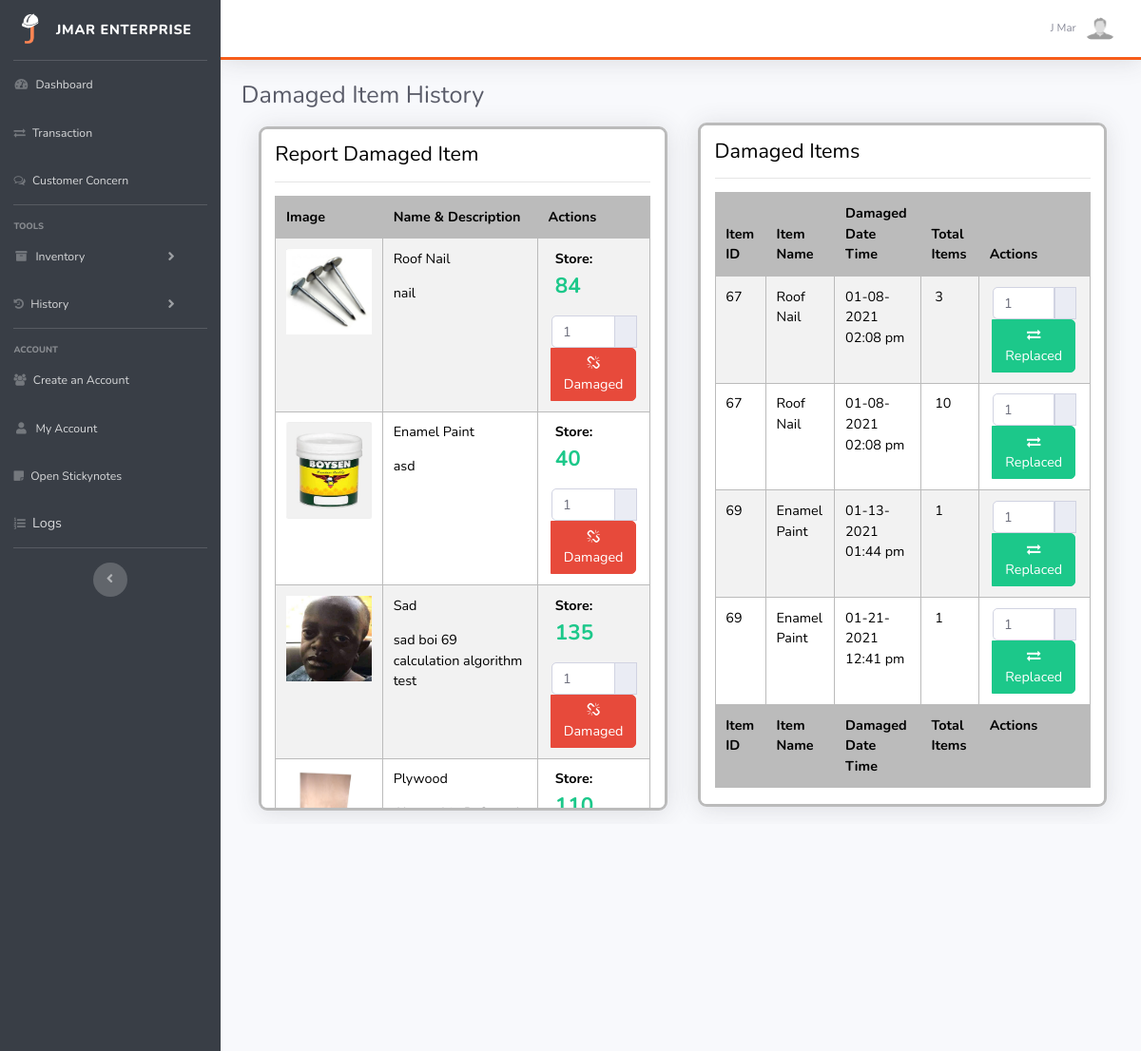
The app's page /?p=damaged-items (signed in, upper part), older data.
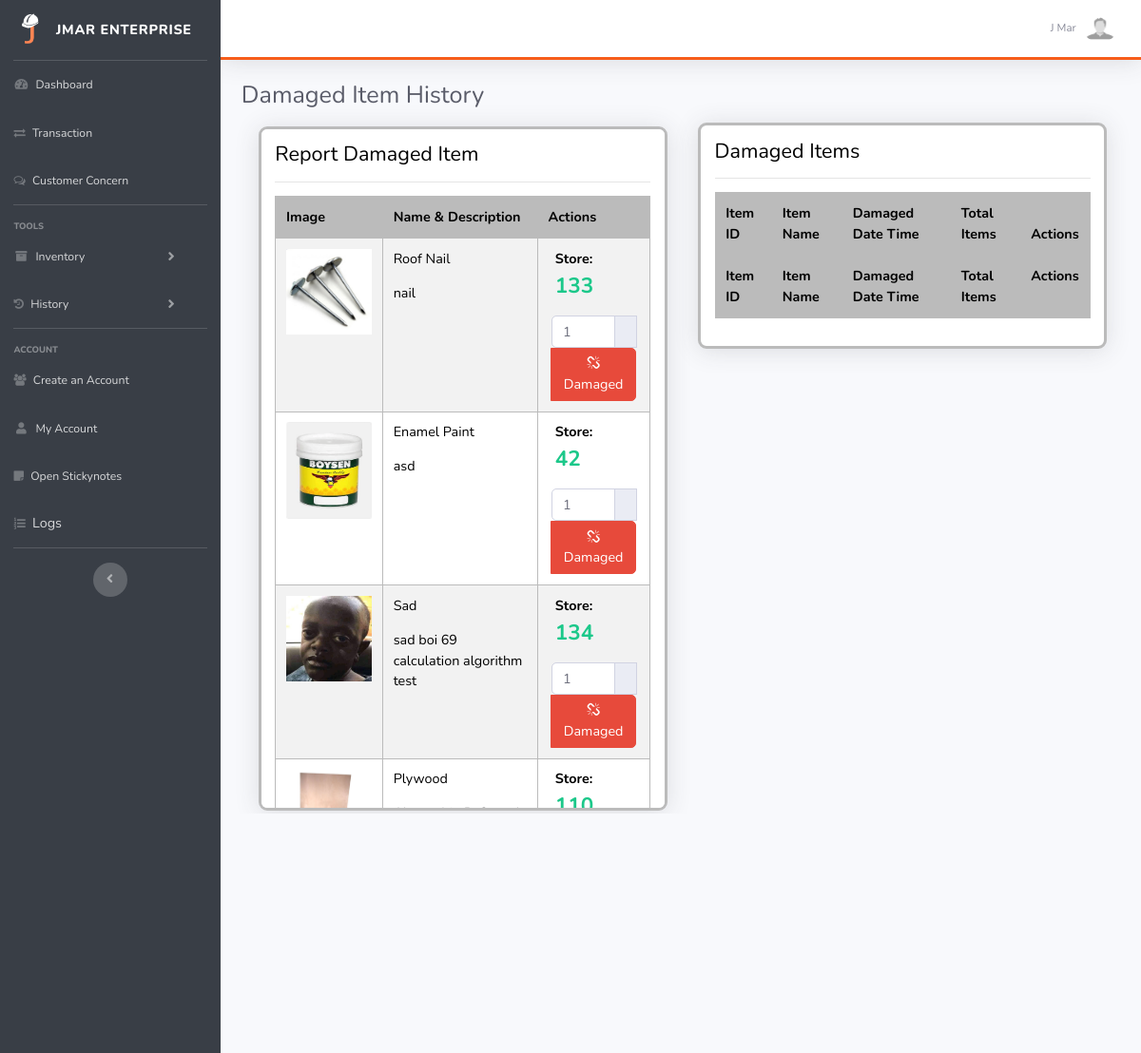
The same page, newer data.
### tables this page shows
CREATE TABLE `items` (
  `item_id` int(11) NOT NULL,
  `item_img` text NOT NULL DEFAULT 'item.jpg',
  `item_name` varchar(32) NOT NULL,
  `item_brand` varchar(32) NOT NULL,
  `item_desc` text NOT NULL,
  `item_unit` varchar(32) NOT NULL,
  `item_unit_divisor` varchar(32) NOT NULL,
  `item_tax` varchar(32) NOT NULL,
  `item_price` varchar(32) NOT NULL,
  `item_tax_wholesale` varchar(32) NOT NULL,
  `item_price_wholesale` varchar(32) NOT NULL,
  `item_stock` varchar(32) NOT NULL,
  `item_added` varchar(32) NOT NULL,
  `category_id` varchar(32) NOT NULL,
  `supplier_id` varchar(32) NOT NULL
);

CREATE TABLE `damaged_items` (
  `damage_id` int(11) NOT NULL,
  `item_id` varchar(32) NOT NULL,
  `item_count` varchar(32) NOT NULL,
  `damage_datetime` varchar(32) NOT NULL
);

### controller/get-items-damaged.php (the view, shortened to what this page needs)
<?php
    include "connect.php";
    $sql = "SELECT * FROM items
    INNER JOIN
    category ON category.category_id = items.category_id
    ";
    $result = mysqli_query($conn, $sql);
    while($data = $result->fetch_assoc()){
        $total_stock = intval($data["item_stock_warehouse"] / $data["item_unit_divisor"]);
        if($total_stock<= 2 && $total_stock != 0) $color = "warning";
        else if($data["item_stock"] == 0 && $total_stock == 0) $color = "danger";
        else $color = "success";
?>
<tr>
        <td><img width="100" src="img/item/<?php echo $data["item_img"]; ?>"></td>
        <td>
            <p><?php echo $data["item_name"]; ?></p>
            <p><?php echo $data["item_desc"]; ?></p>
        </td>
        <td>
            <div class="row">
                <div class="row">
                    <b>Store: <p class="text-<?php echo $color; ?>"><?php echo $data["item_stock"] . " " . $data["item_unit_package"];?></p></b>
                </div>
            </div>
            <div class="row">
                <div class="input-group">
                    <input type="number" id="item_report_<?php echo $data["item_id"] ?>" class="form-control damage-count" value="1" min="1" max="<?php echo $data["item_stock"] ?>">
                    <div class="input-group-append input-group-prepend">
                        <span class="input-group-text"><?php echo $data["item_unit_package"] ?></span>
                    </div>
                    <div class="input-group-append">
                        <button class="add btn btn-danger" value="<?php echo $data["item_id"] ?>"><i class="fa fa-chain-broken" aria-hidden="true"></i>Damaged</button>
                    </div>
                </div>
            </div>
        </td>
</tr>
<?php
    }
?>

### index.php (shortened to what this page needs)
<?php
    include "controller/core.php";
?>
<!DOCTYPE html>
<html lang="en">
<head>
    <link href="vendor/fontawesome-free/css/all.min.css" rel="stylesheet" type="text/css">
    <link href="css/sb-admin-2.min.css" rel="stylesheet">
    <link href="css/global.css" rel="stylesheet">
</head>
<body id="page-top" class="main-content">
        <?php page(); ?>
</body>
</html>

### controller/core.php (shortened to what this page needs)
<?php
    function page(){
        if(isset($_SESSION["page"])){
            include "includes/" . $_SESSION["page"] . ".php";
        }else{
            if(isset($_SESSION["user"])){
                include "includes/home.php";
            }else{
                include "includes/login.php";
            }
        }
    }
    function home_core($reason = NULL, $reason2 = NULL){
        if($reason != NULL){
            if($reason == "get"){
                return $GLOBALS['roles'][$_SESSION["user"]["role"]]["default"];
            }else if($reason == "get_roles"){
                return $GLOBALS['roles'][$reason2];
            }else{
                return "hhmmmm... not today..";
            }
        }else{
            if(isset($_SESSION["user"])){
                if(isset($_GET["p"])){
                    if(in_array($_GET["p"], $GLOBALS['roles'][$_SESSION["user"]["role"]])){
                        if(file_exists("includes/" . $_GET["p"] . ".php")){
                            include "includes/" . $_GET["p"] . ".php";
                        }
                        else{
                            include "includes/error404.php";
                        }
                    }else{
                        include "includes/error404.php";
                    }
                }
                else{
                    include "includes/" . $GLOBALS['roles'][$_SESSION["user"]["role"]]["default"] . ".php";
                }
            }
        }
    }
    function sidebar_core(){
        if(file_exists("includes/" . $_SESSION["user"]["role"] . "/sidebar.php")){
            include "includes/" . $_SESSION["user"]["role"] . "/sidebar.php";
        }
    }
?>

### includes/home.php (shortened to what this page needs)
<div id="wrapper">
    <?php include "sidebar.php" ?>
    <link rel="stylesheet" href="https://stackpath.bootstrapcdn.com/font-awesome/4.7.0/css/font-awesome.min.css">
<div id="content-wrapper" class="d-flex flex-column ">
    <div id="content">
        <?php include "topbar.php"; ?>
        <div class="container-fluid" style = "overflow-y: auto;">
            <?php
                home_core();
            ?>
        </div>
    </div>
</div>
</div>
<link rel="stylesheet" href="css/home.css">

### includes/sidebar.php
<ul class="navbar-nav bg-gradient-primary sidebar sidebar-dark accordion" id="accordionSidebar">
    <a class="sidebar-brand d-flex align-items-center justify-content-center" href="<?php echo "?p=" . $GLOBALS['roles'][$_SESSION["user"]["role"]]["default"]  ?>">
        <div class="sidebar-brand-icon">
            <img src="img/icon-logo.png" alt="" height="50">
        </div>
        <div class="sidebar-brand-text mx-3">JMAR Enterprise</div>
    </a>
    <?php sidebar_core() ?>
    <hr class="sidebar-divider d-none d-md-block">
    <div class="text-center d-none d-md-inline">
        <button class="rounded-circle border-0" id="sidebarToggle"></button>
    </div>
</ul>

### includes/admin/sidebar.php (shortened to what this page needs)
<hr class="sidebar-divider my-0">
<li class="nav-item">
    <a class="nav-link" href="?p=dashboard">
        <i class="fas fa-fw fa-tachometer-alt"></i>
        <span>Dashboard</span></a>
</li>
<li class="nav-item">
    <a class="nav-link" href="?p=transaction-new">
        <i class="fa fa-exchange" aria-hidden="true"></i>
        <span>Transaction</span></a>
</li>
<li class="nav-item">
    <a class="nav-link" href="?p=return">
    <i class="fa fa-comments-o" aria-hidden="true"></i>
        <span>Customer Concern</span></a>
</li>
<hr class="sidebar-divider">
<div class="sidebar-heading">
    Tools
</div>
<li class="nav-item">
    <a class="nav-link collapsed" href="#" data-toggle="collapse" data-target="#collapseTwo" aria-expanded="true" aria-controls="collapseTwo">
        <i class="fas fa-fw fa-archive"></i>
        <span>Inventory</span>
    </a>
    <a class="nav-link collapsed" href="#" data-toggle="collapse" data-target="#collapsehistory" aria-expanded="true" aria-controls="collapsehistory">
        <i class="fa fa-history" aria-hidden="true"></i>
        <span>History</span>
    </a>
</li>
<hr class="sidebar-divider">
<div class="sidebar-heading">
    Account
</div>
<li class="nav-item">
    <a  class="nav-link" href="#" id="b-reg">
        <i class="fa fa-users" aria-hidden="true"></i>
        <span>Create an Account</span>
    </a>
    <a class="nav-link" href="?p=account">
        <i class="fas fa-fw fa-user"></i>
        <span>My Account</span>
    </a>
    <a class="nav-link" id="note-button">
        <i class="fa fa-sticky-note" aria-hidden="true"></i>
        <span>Open Stickynotes</span>
    </a>
    <a class="nav-link" href="?p=logs">
        <i class="fa fa-list-ol" aria-hidden="true"></i>
        Logs
    </a>
</li>
<link rel="stylesheet" href="css/sidebar.css">
<link rel="stylesheet" href="https://cdn.datatables.net/1.10.22/css/dataTables.bootstrap4.min.css">

### includes/topbar.php (shortened to what this page needs)
<nav class="navbar navbar-expand navbar-light bg-white topbar mb-4 static-top shadow">
<ul class="navbar-nav ml-auto">
    <li class="nav-item dropdown no-arrow">
        <a class="nav-link dropdown-toggle" href="#" id="userDropdown" role="button"
            data-toggle="dropdown" aria-haspopup="true" aria-expanded="false">
            <span class="mr-2 d-none d-lg-inline text-gray-600 small"><?php echo $_SESSION['user']['f_name'] . " " . $_SESSION['user']['l_name'] ?></span>
            <img class="img-profile rounded-circle"
                src="img/<?php echo $_SESSION['user']['user_img'];?>" style="width: 40px; heigth: 50px">
        </a>
    </li>
</ul>
</nav>

### includes/damaged-items.php (shortened to what this page needs)
<link rel="stylesheet" href="https://cdn.datatables.net/1.10.22/css/dataTables.bootstrap4.min.css">
<link rel="stylesheet" href="https://stackpath.bootstrapcdn.com/font-awesome/4.7.0/css/font-awesome.min.css">
<div class="inventory-head d-flex mb-3">
    <h1 class="h3 mb-0 text-gray-800">Damaged Item History</h1>
</div>
<div class="row">
    <div class="col-6">
        <div class="shadow m-1 p-3" style=" max-height: 800px; overflow-y: scroll;">
            <h4>Report Damaged Item</h4>
            <hr>
            <table id="example1"  class="table table-striped table-bordered">
                <thead>
                    <tr>
                        <th>Image</th>
                        <th>Name & Description</th>
                        <th>Actions</th>
                    </tr>
                </thead>
                <tbody id="items-damaged">
                    <?php include "controller/get-items-damaged.php"; ?>
                </tbody>
            </table>
        </div>
    </div>
    <div class="col-6">
        <div class="shadow mb-1 ml-2 p-3" style="max-height: 800px; overflow-y: scroll;">
            <h4>Damaged Items</h4>
            <hr>
            <table id="example2"  class="table table-striped table-bordered">
                <thead>
                    <tr>
                        <th>Item ID</th>
                        <th>Item Name</th>
                        <th>Damaged Date Time</th>
                        <th>Total Items</th>
                        <th>Actions</th>
                    </tr>
                </thead>
                <tfoot>
                    <tr>
                        <th>Item ID</th>
                        <th>Item Name</th>
                        <th>Damaged Date Time</th>
                        <th>Total Items</th>
                        <th>Actions</th>
                    </tr>
                </tfoot>
                <tbody id="damaged-items">
                    <?php include "controller/get-damaged-items.php"; ?>
                </tbody>
            </table>
        </div>
    </div>
</div>

### controller/get-damaged-items.php (shortened to what this page needs)
<?php
    include "connect.php";
    $sql = "SELECT * FROM damaged_items
            INNER JOIN items
            ON items.item_id = damaged_items.item_id
            WHERE item_count > 0
    ";
    $result = mysqli_query($conn, $sql);
    while($data = $result->fetch_assoc()){
?>
<tr>
        <td>
            <p><?php echo $data["item_id"]; ?></p>
        </td>
        <td>
            <p><?php echo $data["item_name"]; ?></p>
        </td>
        <td>
            <p><?php echo $data["damage_datetime"]; ?></p>
        </td>
        <td>
            <div class="row">
                    <p><?php echo $data["item_count"] . " " . $data["item_unit_package"];?></p>
                </div>
        </td>
        <td>
            <div class="row">
                <div class="input-group">
                    <input type="number" id="item_damaged_<?php echo $data["item_id"] ?>" class="form-control damage-count" value="1" min="1" max="<?php echo $data["item_count"] ?>">
                    <div class="input-group-append input-group-prepend">
                        <span class="input-group-text"><?php echo $data["item_unit_package"] ?></span>
                    </div>
                    <div class="input-group-append">
                        <button class="replace btn btn-success" damage_id="<?php echo $data["damage_id"] ?>" value="<?php echo $data["item_id"] ?>"><i class="fa fa-exchange" aria-hidden="true"></i> Replaced</button>
                    </div>
                </div>
            </div>
        </td>
</tr>
<?php
    }
?>

### css/global.css (style rules this page uses)
.p-3 { background-color: white !important; }

Row changes from the older to the newer data that the page shows:
removed damaged_items: item.item_id "67", item.item_name "Roof Nail", damage_datetime "01-08-2021 02:08 pm", item_count "3"
removed damaged_items: item.item_id "67", item.item_name "Roof Nail", damage_datetime "01-08-2021 02:08 pm", item_count "10"
removed damaged_items: item.item_id "69", item.item_name "Enamel Paint", damage_datetime "01-13-2021 01:44 pm", item_count "1"
removed damaged_items: item.item_id "69", item.item_name "Enamel Paint", damage_datetime "01-21-2021 12:41 pm", item_count "1"
changed items "Roof Nail": item_stock "84" → "133"
changed items "Enamel Paint": item_stock "40" → "42"
changed items "Sad": item_stock "135" → "134"
